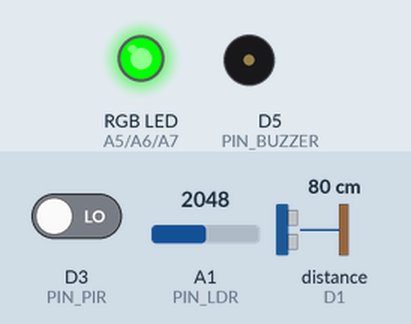
Simulated run of this sketch. Board: Particle Photon. On the bench: an RGB LED mixed from three pins (HIGH = lit), buzzer (waves = sounding). Wiring (inferred from the names in the program): ultrasonic range finder: trigger D0; echo D1. The inputs (shaded band) are chosen by the test bench; at power-on: distance to the obstacle (sensor on D1) 80 cm, D3 (PIN_PIR) LOW, A1 (PIN_LDR) = 2048. The echo pulse lasts 58.3 µs per cm; pins used as bus, display or sensor lines are not drawn; what the sketch prints to the serial monitor is not drawn.

Above: at 1.3 s.
1.4 s: distance to the obstacle (sensor on D1) set to 21 cm
2.9 s: distance to the obstacle (sensor on D1) set to 18 cm
At 4.1 s:
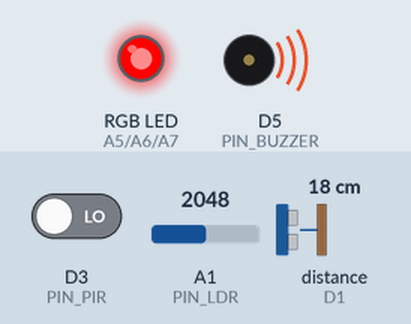
4.5 s: distance to the obstacle (sensor on D1) set to 35 cm
At 5.6 s:
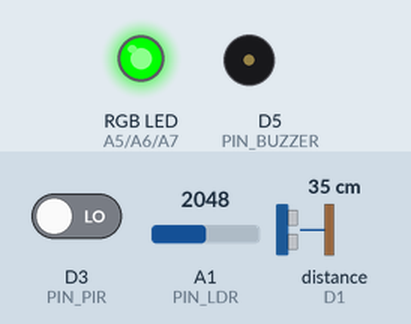
6.2 s: distance to the obstacle (sensor on D1) set to 2 cm
At 7.4 s:
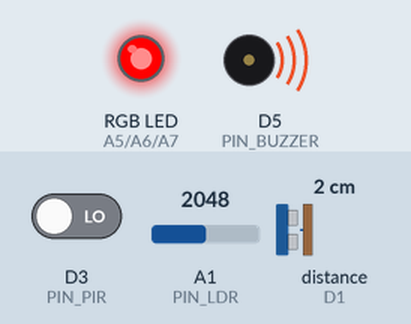
7.7 s: distance to the obstacle (sensor on D1) set to 60 cm
At 8.9 s:
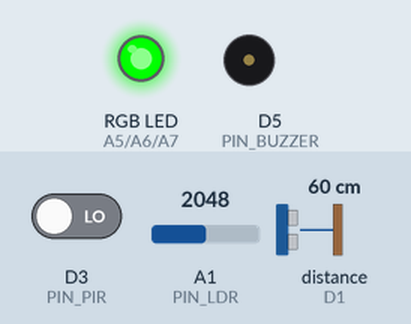
Timing chart, 0 to 10.4 s (numbered marks = the images above; inputs shaded):
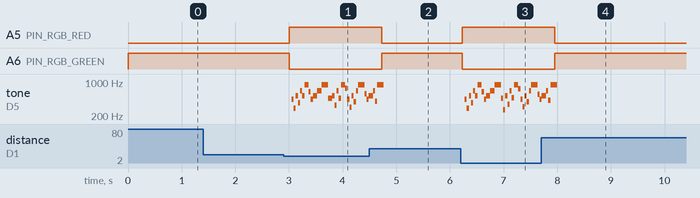

The sketch:

spark_core_photon_cloud.ino
```cpp
/*
 * ============================================================================
 * SMART IOT HUB — SPARK CORE & PARTICLE PHOTON / ARGON FIRMWARE
 * Protocol: Particle Cloud Native REST API (Variables & Functions)
 * Target: Spark Core (STM32F103 + CC3000), Particle Photon, Argon, Boron
 * Built by TekStep Apps Uganda (tekstepapps.org)
 * ============================================================================
 *
 * HOW IT CONNECTS TO SMART IOT HUB:
 * 1. Flash this code to your Spark Core or Photon via Particle Web IDE, CLI or DFU.
 * 2. In Particle Console (console.particle.io), copy your Device ID and Access Token.
 * 3. In Smart IoT Hub dashboard:
 *    - Click "+ Add Device" -> Select "Particle Cloud (Spark Core / Photon)"
 *    - Enter Device ID & Access Token.
 *    - Your device will instantly stream live telemetry with zero port forwarding!
 *
 * FEATURES & NOISE ELIMINATION:
 * - Anti-floating INPUT_PULLDOWN on Pin D3: Completely stops false PIR alarms
 *   when sensor is unplugged or during high-power Wi-Fi transmission bursts!
 * - Multi-sample debounce filter for motion sensor.
 * - Non-sensor cloud dispatches emit only a gentle, subtle 25ms chirp (not alarm sirens).
 * ============================================================================
 */

#include "application.h"

// Hardware Pin Assignments
const int PIN_DHT11       = D4;   // DHT11 1-Wire Digital
const int PIN_SZ_HS100    = A0;   // SZ-HS100 Analog Humidity (0-3.3V ADC)
const int PIN_BUZZER      = D5;   // Buzzer Transistor
const int PIN_RGB_RED     = A5;   // Shield RGB Red
const int PIN_RGB_GREEN   = A6;   // Shield RGB Green
const int PIN_RGB_BLUE    = A7;   // Shield RGB Blue
const int PIN_LDR         = A1;   // LDR Light Sensor
const int PIN_TRIG        = D0;   // Ultrasonic Trigger
const int PIN_ECHO        = D1;   // Ultrasonic Echo
const int PIN_PIR         = D3;   // PIR Motion (Uses INPUT_PULLDOWN)

// Cloud Telemetry Variables
int currentTemp   = 24;      // °C
int currentHum    = 55;      // % RH
int currentDist   = 150;     // cm
int currentMotion = 0;       // 0 = vacant, 1 = occupied
int currentLight  = 650;     // 0-4095 ADC
int szHum         = 55;      // SZ-HS100 humidity

int pirFilterCounter = 0;
bool pirMonitoringEnabled = false; // Default to false so unplugged/disconnected PIR does not false-alarm

void setRgb(bool r, bool g, bool b) {
  digitalWrite(PIN_RGB_RED,   r ? HIGH : LOW);
  digitalWrite(PIN_RGB_GREEN, g ? HIGH : LOW);
  digitalWrite(PIN_RGB_BLUE,  b ? HIGH : LOW);
}

void playBuzzerTone(int durationMs, int freqHz) {
  if (freqHz <= 0 || durationMs <= 0) {
    delay(durationMs);
    return;
  }
  int halfPeriodUs = 1000000 / (freqHz * 2);
  unsigned long cycles = ((unsigned long)durationMs * 1000UL) / (unsigned long)(halfPeriodUs * 2);
  for (unsigned long i = 0; i < cycles; i++) {
    digitalWrite(PIN_BUZZER, HIGH);
    delayMicroseconds(halfPeriodUs);
    digitalWrite(PIN_BUZZER, LOW);
    delayMicroseconds(halfPeriodUs);
  }
}

// Melodic motifs instead of harsh buzzes
void playMelodyAlert() {
  playBuzzerTone(60, 440);
  delay(15);
  playBuzzerTone(60, 523);
  delay(15);
  playBuzzerTone(60, 659);
  delay(15);
  playBuzzerTone(120, 880);
}

void playMelodyMotion() {
  playBuzzerTone(50, 659);
  delay(15);
  playBuzzerTone(90, 988);
}

int readUltrasonicCm() {
  digitalWrite(PIN_TRIG, LOW);
  delayMicroseconds(2);
  digitalWrite(PIN_TRIG, HIGH);
  delayMicroseconds(10);
  digitalWrite(PIN_TRIG, LOW);

  unsigned long duration = pulseIn(PIN_ECHO, HIGH, 28000);
  if (duration == 0) return 999;
  return (int)(duration / 58UL);
}

// Particle Cloud Remote Command Handler (Buzzer & RGB Actuators)
int handleCloudCommand(String args) {
  if (args.length() == 0) return -1;
  char c = args.charAt(0);
  if (c == 't' || c == '1') { playMelodyAlert(); return 1; } // Melodic alert
  if (c == '0' || c == 'o') { digitalWrite(PIN_BUZZER, LOW); setRgb(false, true, false); return 0; }
  if (c == 'k')             { playMelodyMotion(); return 5; } // Gentle musical status motif
  if (c == 'r')             { setRgb(true, false, false); return 2; }
  if (c == 'g')             { setRgb(false, true, false); return 3; }
  if (c == 'b')             { setRgb(false, false, true); return 4; }
  if (c == 'p')             { pirMonitoringEnabled = !pirMonitoringEnabled; return pirMonitoringEnabled ? 20 : 21; }
  return -1;
}

void setup() {
  Serial.begin(115200);

  pinMode(PIN_BUZZER, OUTPUT);
  digitalWrite(PIN_BUZZER, LOW);

  pinMode(PIN_RGB_RED, OUTPUT);
  pinMode(PIN_RGB_GREEN, OUTPUT);
  pinMode(PIN_RGB_BLUE, OUTPUT);
  setRgb(false, true, false); // Green nominal

  pinMode(PIN_TRIG, OUTPUT);
  digitalWrite(PIN_TRIG, LOW);
  pinMode(PIN_ECHO, INPUT);

  // CRITICAL: INPUT_PULLDOWN prevents floating pin false alarms when sensor is unconnected!
  pinMode(PIN_PIR, INPUT_PULLDOWN);
  pinMode(PIN_LDR, INPUT);
  pinMode(PIN_SZ_HS100, INPUT);

  // Register Particle Cloud Telemetry Variables
  Particle.variable("temp",   currentTemp);
  Particle.variable("hum",    currentHum);
  Particle.variable("dist",   currentDist);
  Particle.variable("motion", currentMotion);
  Particle.variable("light",  currentLight);
  Particle.variable("szHum",  szHum);

  // Register Remote Cloud Actuator Functions
  Particle.function("alarm", handleCloudCommand);
  Particle.function("cmd",   handleCloudCommand);

  // Sending and startup are completely silent
  Serial.println("SmartRoom Particle Ready");
}

void loop() {
  Particle.process();

  static unsigned long lastSample = 0;
  unsigned long now = millis();

  if (now - lastSample >= 250) {
    lastSample = now;

    // Debounce PIR Motion (prevents RF burst false alarms)
    int rawPir = digitalRead(PIN_PIR);
    if (rawPir == 1 && pirMonitoringEnabled) {
      if (pirFilterCounter < 4) pirFilterCounter++;
    } else {
      if (pirFilterCounter > 0) pirFilterCounter--;
    }
    currentMotion = (pirMonitoringEnabled && pirFilterCounter >= 3) ? 1 : 0;

    currentDist  = readUltrasonicCm();
    currentLight = analogRead(PIN_LDR);

    // Hardware alert feedback with musical melodies
    if (currentDist > 0 && currentDist < 20) {
      setRgb(true, false, false);
      playMelodyAlert(); // Musical minor arpeggio melody strictly for proximity intrusion
    } else if (currentMotion == 1 && pirMonitoringEnabled) {
      setRgb(false, false, true); // Blue visual alert
      playMelodyMotion();
    } else {
      setRgb(false, true, false); // Green nominal
      digitalWrite(PIN_BUZZER, LOW);
    }
  }
}
```

Measured:
- the behaviour switches between 20 and 19 cm on distance to the obstacle (sensor on D1) (found by bisection; images 0 and 1)
- after the input at 1.4 s, every drawn part: stays the same
- after the input at 2.9 s, A5 (PIN_RGB_RED): LOW → HIGH after 0.11 s; A6 (PIN_RGB_GREEN): HIGH → LOW after 0.11 s; tone on D5 (PIN_BUZZER): plays 439 Hz for 0.04 s, 287 Hz for 0.04 s, 521 Hz for 0.04 s, 373 Hz for 0.04 s, 656 Hz for 0.04 s, 523 Hz for 0.04 s … (28 notes in this stretch), starting after 0.15 s
- after the input at 4.5 s, A5 (PIN_RGB_RED): HIGH → LOW after 0.23 s; A6 (PIN_RGB_GREEN): LOW → HIGH after 0.23 s
- after the input at 6.2 s, A5 (PIN_RGB_RED): LOW → HIGH at once; A6 (PIN_RGB_GREEN): HIGH → LOW at once; tone on D5 (PIN_BUZZER): plays 439 Hz for 0.04 s, 287 Hz for 0.04 s, 521 Hz for 0.04 s, 373 Hz for 0.04 s, 656 Hz for 0.04 s, 523 Hz for 0.04 s … (28 notes in this stretch), starting after 0.08 s
- after the input at 7.7 s, A5 (PIN_RGB_RED): HIGH → LOW after 0.26 s; A6 (PIN_RGB_GREEN): LOW → HIGH after 0.26 s
